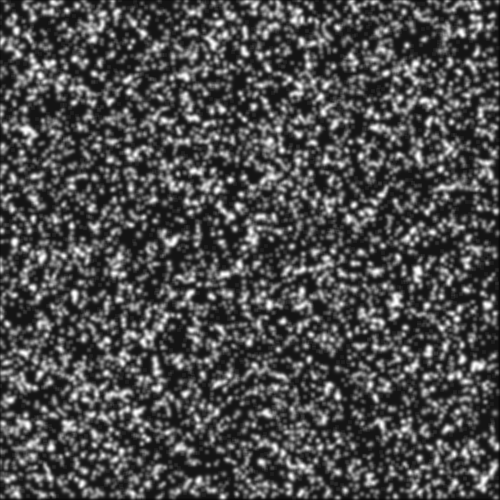
#> input picture img/vortex_pair_particles_1.tif, 500 x 500 px, found by its file name
$ python plots_set_1.py
#> lines starting #> are read from the running program, lines starting #| are printed output that depends on the picture
### optical_flow_physics.py
import numpy as np
from scipy import ndimage
from horn_schunck_estimator import horn_schunck_estimator
from liu_shen_estimator import liu_shen_estimator

def optical_flow_physics(I1, I2, lambda_1, lambda_2):
    """
    Direct port of MATLAB OpticalFlowPhysics_fun.m
    """
    # Horn's solution as initial approximation of u and v
    # Matches MATLAB exactly:
    D1 = np.array([[0, 0, 0],
                   [0, -1, -1],
                   [0, 1, 1]]) / 2

    F1 = np.array([[0, 0, 0],
                   [0, 1, 1],
                   [0, 1, 1]]) / 4

    # Calculate derivatives exactly as in MATLAB
    Ix = ndimage.convolve((I1 + I2)/2, D1, mode='reflect')
    Iy = ndimage.convolve((I1 + I2)/2, D1.T, mode='reflect')
    It = ndimage.convolve(I2 - I1, F1, mode='reflect')

    # Horn-Schunck parameters matching MATLAB
    maxnum_1 = 500
    tol_1 = 1e-12

    # Get initial Horn-Schunck estimate
    uy_horn, ux_horn = horn_schunck_estimator(Ix, Iy, It, lambda_1, tol_1, maxnum_1)

    # Liu-Shen parameters matching MATLAB
    Dm = 0  # Physical diffusion term
    f = Dm * laplacian(I1, 1)

    maxnum = 60
    tol = 1e-8
    dx = 1
    dt = 1

    # Get Liu-Shen estimate
    v, u, error1 = liu_shen_estimator(I1, I2, f, dx, dt, lambda_2, tol, maxnum,
                                     uy_horn, ux_horn)

    # Match MATLAB output convention
    vor = vorticity(u, v)

    return u, v, vor, ux_horn, uy_horn, error1

def laplacian(img, dx):
    """
    Compute Laplacian matching MATLAB implementation
    """
    kernel = np.array([[0, 1, 0],
                      [1, -4, 1],
                      [0, 1, 0]]) / (dx * dx)
    return ndimage.convolve(img, kernel, mode='reflect')

def vorticity(ux, uy):
    """
    Compute vorticity matching MATLAB implementation
    """
    dx = 1
    dy = 1

    duydx = ndimage.convolve(uy, np.array([[-1, 0, 1]]) / (2 * dx), mode='reflect')
    duxdy = ndimage.convolve(ux, np.array([[-1], [0], [1]]) / (2 * dy), mode='reflect')

    return duydx - duxdy

### horn_schunck_estimator.py
import numpy as np
from scipy import ndimage

def horn_schunck_estimator(Ix, Iy, It, alpha, tol, maxiter):
    """
    Horn-Schunck optical flow estimation matching MATLAB implementation
    """
    # Initialize velocities
    u = np.zeros_like(Ix)
    v = np.zeros_like(Ix)

    # Laplacian kernel for averaging
    kernel = np.array([[0, 0.25, 0],
                      [0.25, 0, 0.25],
                      [0, 0.25, 0]])

    for _ in range(maxiter):
        # Calculate averages
        uAvg = ndimage.convolve(u, kernel, mode='reflect')
        vAvg = ndimage.convolve(v, kernel, mode='reflect')

        # Calculate update according to Horn-Schunck equations
        den = alpha + Ix*Ix + Iy*Iy

        un = uAvg - Ix * (Ix*uAvg + Iy*vAvg + It) / den
        vn = vAvg - Iy * (Ix*uAvg + Iy*vAvg + It) / den

        # Check convergence
        du = np.abs(un - u).max()
        dv = np.abs(vn - v).max()

        u = un
        v = vn

        if max(du, dv) < tol:
            break

    return u, v

### liu_shen_estimator.py
import numpy as np
from scipy import ndimage
from generate_invmatrix import generate_invmatrix

def liu_shen_estimator(i0, i1, f, dx, dt, lambda_param, tol, maxnum, u0, v0):
    """
    Liu-Shen optical flow estimator

    Parameters:
        i0, i1: Input images
        f: Physical transport term
        dx, dt: Spatial and temporal steps
        lambda_param: Regularization parameter
        tol: Convergence tolerance
        maxnum: Maximum iterations
        u0, v0: Initial velocity estimates
    """
    # Define derivative kernels
    d = np.array([[0, -1, 0], [0, 0, 0], [0, 1, 0]]) / 2
    m = np.array([[1, 0, -1], [0, 0, 0], [-1, 0, 1]]) / 4
    f_kernel = np.array([[0, 1, 0], [0, 0, 0], [0, 1, 0]])
    h = np.ones((3, 3))

    # Calculate derivatives and products
    iix = i0 * ndimage.convolve(i0, d/dx, mode='reflect')
    iiy = i0 * ndimage.convolve(i0, d.T/dx, mode='reflect')
    ii = i0 * i0
    ixt = i0 * ndimage.convolve((i1-i0)/dt-f, d/dx, mode='reflect')
    iyt = i0 * ndimage.convolve((i1-i0)/dt-f, d.T/dx, mode='reflect')

    # Initialize parameters
    k = 0
    total_error = 1e8
    u = u0.copy()
    v = v0.copy()
    r, c = i1.shape

    # Generate inverse matrix
    b11, b12, b22 = generate_invmatrix(i0, lambda_param, dx)
    error = []

    while total_error > tol and k < maxnum:
        bu = (2*iix * ndimage.convolve(u, d/dx, mode='reflect') +
              iix * ndimage.convolve(v, d.T/dx, mode='reflect') +
              iiy * ndimage.convolve(v, d/dx, mode='reflect') +
              ii * ndimage.convolve(u, f_kernel/(dx*dx), mode='reflect') +
              ii * ndimage.convolve(v, m/(dx*dx), mode='reflect') +
              lambda_param * ndimage.convolve(u, h/(dx*dx), mode='reflect') + ixt)

        bv = (iiy * ndimage.convolve(u, d/dx, mode='reflect') +
              iix * ndimage.convolve(u, d.T/dx, mode='reflect') +
              2*iiy * ndimage.convolve(v, d.T/dx, mode='reflect') +
              ii * ndimage.convolve(u, m/(dx*dx), mode='reflect') +
              ii * ndimage.convolve(v, f_kernel.T/(dx*dx), mode='reflect') +
              lambda_param * ndimage.convolve(v, h/(dx*dx), mode='reflect') + iyt)

        unew = -(b11*bu + b12*bv)
        vnew = -(b12*bu + b22*bv)

        total_error = (np.linalg.norm(unew-u, 'fro') +
                      np.linalg.norm(vnew-v, 'fro'))/(r*c)

        u = unew
        v = vnew
        error.append(total_error)
        k += 1

    return u, v, error

### generate_invmatrix.py
import numpy as np
from scipy import ndimage

def generate_invmatrix(i, alpha, h):
    """
    Generate inverse matrix for Liu-Shen optical flow estimation

    Parameters:
        i: Input image
        alpha: Regularization parameter
        h: Spatial step
    """
    # Define kernels
    d = np.array([[0, -1, 0], [0, 0, 0], [0, 1, 0]]) / 2
    m = np.array([[1, 0, -1], [0, 0, 0], [-1, 0, 1]]) / 4
    d2 = np.array([[0, 1, 0], [0, -2, 0], [0, 1, 0]])
    h_kernel = np.ones((3, 3))

    # Calculate matrix components
    cmtx = ndimage.convolve(np.ones_like(i), h_kernel/(h*h), mode='reflect')

    a11 = i * (ndimage.convolve(i, d2/(h*h), mode='reflect') - 2*i/(h*h)) - alpha*cmtx
    a22 = i * (ndimage.convolve(i, d2.T/(h*h), mode='reflect') - 2*i/(h*h)) - alpha*cmtx
    a12 = i * ndimage.convolve(i, m/(h*h), mode='reflect')

    # Calculate determinant and inverse components
    det_a = a11*a22 - a12*a12

    b11 = a22/det_a
    b12 = -a12/det_a
    b22 = a11/det_a

    return b11, b12, b22

### vis_flow.py
import numpy as np
import matplotlib.pyplot as plt

def vis_flow(vx, vy, gx=25, offset=0, mag=1, color='b'):
    """
    Visualize flow field using quiver plot with subsampling and normalized arrows

    Parameters:
        vx, vy: Velocity components
        gx: Grid spacing (higher values = fewer arrows)
        offset: Offset for sampling
        mag: Magnitude scaling (higher values = longer arrows)
        color: Arrow color
    """
    sy, sx = vx.shape

    if gx == 0:
        jmp = 1
    else:
        jmp = max(1, sx // gx)

    indx = np.arange(offset, sx, jmp)
    indy = np.arange(offset, sy, jmp)

    X, Y = np.meshgrid(indx, indy)

    # Extract velocity components at the sampled points
    U = vx[indy][:, indx]
    V = vy[indy][:, indx]   # No sign reversal to match MATLAB behavior

    # Handle NaN values
    mask = ~(np.isnan(U) | np.isnan(V))
    if not mask.any():
        U[0,0] = 1
        V[0,0] = 0
        X[0,0] = 1
        Y[0,0] = 1
        mask[0,0] = True

    # Calculate the scale for arrow lengths
    # In matplotlib's quiver, smaller scale values make longer arrows
    # The mag parameter is used to adjust the arrow length (higher = longer arrows)

    # First, calculate the magnitudes of the velocity vectors
    vel_magnitude = np.sqrt(U[mask]**2 + V[mask]**2)

    if vel_magnitude.size > 0 and np.mean(vel_magnitude) > 0:
        # Calculate scale - smaller values make longer arrows
        # Divide by mag to make arrows longer when mag is larger
        scale = 1.0 / (np.max(vel_magnitude) * mag)
    else:
        scale = 1.0

    # Plot quiver with normalized arrows
    fig, ax = plt.subplots(figsize=(10, 8))
    ax.quiver(X[mask], Y[mask], U[mask], V[mask],
              #scale=scale,
              scale_units='xy',      # Use xy coordinate system for scaling
              angles='xy',           # Use xy coordinate system for angles
              # [4 lines of commented-out code are left out]
              color=color,
              pivot='mid')

    ax.set_xlim(0, sx)
    ax.set_ylim(0, sy)

    return fig

### plots_set_1.py
import numpy as np
import matplotlib.pyplot as plt
from vis_flow import vis_flow

def plots_set_1(I_region1, I_region2, ux0, uy0, Im1, Im2, ux, uy):
    """
    Create visualization plots for optical flow analysis.
    Matches MATLAB implementation exactly.

    Parameters:
        I_region1, I_region2: Downsampled images
        ux0, uy0: Initial (coarse) velocity fields
        Im1, Im2: Original images
        ux, uy: Refined velocity fields
    """


    # Plot initial velocity vector field (Figure 3 in MATLAB)
    plt.figure(figsize=(10, 8))
    gx, offset = 30, 1
    ax = vis_flow(ux0, uy0, gx, offset, 2, 'red')  # Using normalized vectors, mag=2 for longer arrows
    plt.xlabel('x (pixels)')
    plt.ylabel('y (pixels)')
    ax.set_aspect('equal')
    ax.invert_yaxis()
    plt.title('Coarse-Grained Velocity Field')
    plt.show()

    # Plot streamlines (Figure 4 in MATLAB)
    plt.figure(4, figsize=(10, 8))
    m, n = ux0.shape
    y, x = np.meshgrid(np.arange(m), np.arange(n), indexing='ij')
    plt.streamplot(x, y, ux0, uy0, density=2, color='blue')
    plt.xlabel('x (pixels)')
    plt.ylabel('y (pixels)')
    plt.axis('image')
    plt.gca().invert_yaxis()
    plt.title('Coarse-Grained Streamlines')
    plt.show()

    # Create an animated figure to show motion between original images
    fig, ax = plt.subplots(figsize=(10, 10))

    # Initialize with the first image
    im = ax.imshow(Im1, cmap='gray', animated=True)
    ax.set_title('Original Image Animation')
    ax.set_xlabel('x (pixels)')
    ax.set_ylabel('y (pixels)')
    ax.axis('image')

    # Function to update the animation
    def update(frame):
        # Alternate between the two images
        if frame % 2 == 0:
            im.set_array(Im1)
            ax.set_title('Original Image 1')
        else:
            im.set_array(Im2)
            ax.set_title('Original Image 2')
        return [im]

    # Create animation with 500ms interval
    _ = FuncAnimation(fig, update, frames=10, interval=500, blit=True, repeat=True)

    plt.tight_layout()
    plt.show()

    # Plot refined velocity vector field (Figure 12 in MATLAB)
    plt.figure(12, figsize=(10, 8))
    gx, offset = 50, 1
    # Plot velocity vectors
    ax = vis_flow(ux, uy, gx, offset, 2, 'red')  # Using normalized vectors, mag=2 for longer arrows
    plt.xlabel('x (pixels)')
    plt.ylabel('y (pixels)')
    ax.set_aspect('equal')
    ax.invert_yaxis()
    plt.title('Refined Velocity Field')
    plt.show()

    # Plot streamlines (Figure 13 in MATLAB)
    plt.figure(13, figsize=(10, 8))
    m, n = ux.shape
    y, x = np.meshgrid(np.arange(m), np.arange(n), indexing='ij')
    plt.streamplot(x, y, ux, uy, density=2, color='blue')
    plt.xlabel('x (pixels)')
    plt.ylabel('y (pixels)')
    plt.axis('image')
    plt.gca().invert_yaxis()
    plt.title('Refined Streamlines')
    plt.show()

# Example usage
if __name__ == "__main__":
    # Load and downsample vortex pair images
    from skimage import io, transform
    Im2 = io.imread('vortex_pair_particles_1.tif')
#> Im2 is the input picture: shape (500, 500); min 10, max 255, mean 75.2
    Im1 = io.imread('vortex_pair_particles_2.tif')
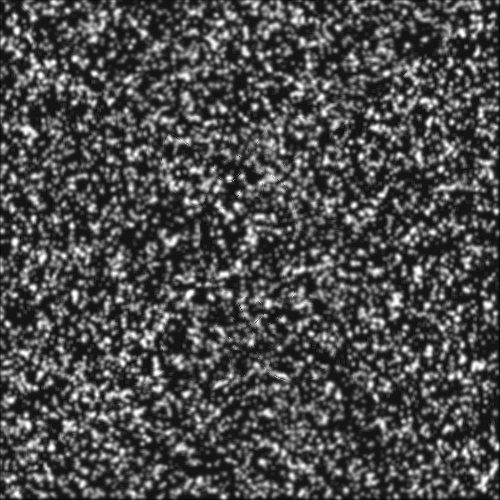
#> input picture img/vortex_pair_particles_2.tif, 500 x 500 px, found by its file name
#> Im1 is the input picture: shape (500, 500); min 10, max 255, mean 75.3
    I_region1 = transform.downscale_local_mean(Im1, (4, 4))
    I_region2 = transform.downscale_local_mean(Im2, (4, 4))

    # Perform optical flow analysis
    from optical_flow_physics import optical_flow_physics
    ux0, uy0, vor, ux_horn, uy_horn, error1 = optical_flow_physics(I_region1, I_region2, 20, 2000)
#> the loop in horn_schunck_estimator, `for _ in range(maxiter):` made 174 passes
#> (du, dv) on passes 1 to 3: (1.43, 1.21), (0.364, 0.556), (0.163, 0.25)
#> in optical_flow_physics, `f = Dm * laplacian(I1, 1)`: f: shape (125, 125) float64; every value is 0
#> in generate_invmatrix, `b22 = a11/det_a`:
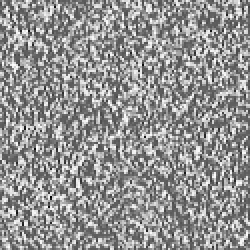
#> b22: shape (125, 125) float64 (shown 2 times larger); min -8.19e-05, max -5.15e-06, mean -3.75e-05; drawn with min black and max white
#> the loop in liu_shen_estimator, `while total_error > tol and k < maxnum:` made 60 passes
#> total_error on passes 1 to 12: 0.00103, 0.000441, 0.000243, 0.000154, 0.000103, 7.39e-05, 5.54e-05, 4.46e-05, 3.73e-05, 3.29e-05, 2.97e-05, 2.78e-05
#> pass 1, in liu_shen_estimator, `vnew = -(b12*bu + b22*bv)`:
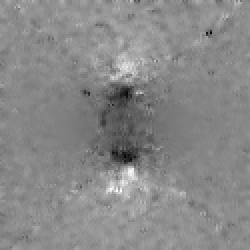
#> vnew: shape (125, 125) float64 (shown 2 times larger); min -0.607, max 0.639, mean 0.0622; drawn with min black and max white
#> after the loop in liu_shen_estimator, `while total_error > tol and k < maxnum:`:
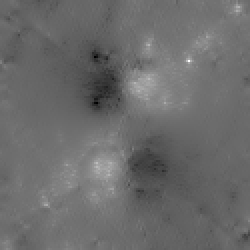
#> u: shape (125, 125) float64 (shown 2 times larger); min -0.676, max 0.931, mean 0.00203; drawn with min black and max white
#> after the loop in liu_shen_estimator, `while total_error > tol and k < maxnum:`:
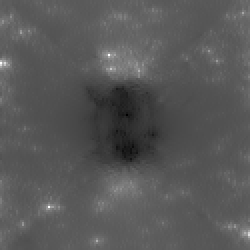
#> v: shape (125, 125) float64 (shown 2 times larger); min -0.671, max 1.64, mean 0.129; drawn with min black and max white
#> after the loop in liu_shen_estimator, `while total_error > tol and k < maxnum:`: error = 60 values, max 0.00103 at index 0, min 2.2e-05 at index 24, mean 5.76e-05; k = 60
#> in optical_flow_physics, `v, u, error1 = liu_shen_estimator(I1, I2, f, dx, dt, lambda_2, tol, ma..`: error1 has the same summary as error in liu_shen_estimator
#> in vorticity, `duxdy = ndimage.convolve(ux, np.array([[-1], [0], [1]]) / (2 * dy), mo..`:
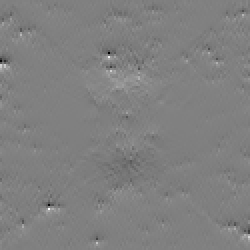
#> duxdy: shape (125, 125) float64 (shown 2 times larger); min -0.627, max 0.618, mean 0.000119; drawn with min black and max white
#> error1 has the same summary as error in liu_shen_estimator
    ux, uy = ux0, uy0


    plots_set_1(I_region1, I_region2, ux0, uy0, Im1, Im2, ux, uy)
#> in vis_flow, `V = vy[indy][:, indx]`:
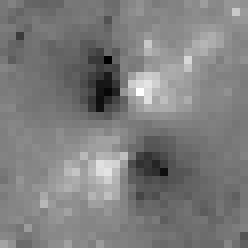
#> V: shape (31, 31) float64 (shown 8 times larger); min -0.433, max 0.447, mean 0.0022; drawn with min black and max white
#> in vis_flow, `mask = ~(np.isnan(U) | np.isnan(V))`: mask: shape (31, 31) bool; every value is 1
#> in vis_flow, `vel_magnitude = np.sqrt(U[mask]**2 + V[mask]**2)`: vel_magnitude = 961 values, max 0.697 at index 897, min 0.00884 at index 473, mean 0.193
#> in vis_flow, `scale = 1.0 / (np.max(vel_magnitude) * mag)`: scale = 0.717
#> (the run stopped early here; a loop or call above may not have finished)
